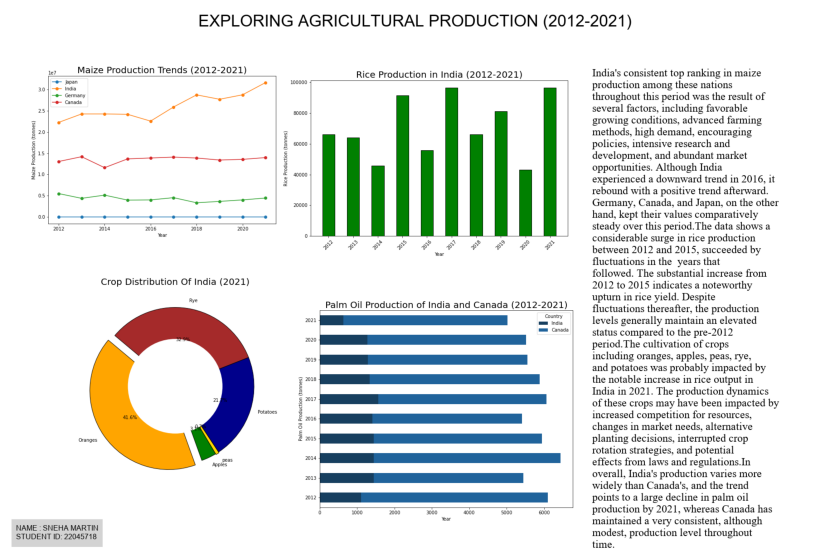

Write Python code to recreate this figure.
# -*- coding: utf-8 -*-
"""
Created on Tue Jan  9 01:34:40 2024

@author: sm22alb
"""

import pandas as pd
import matplotlib.pyplot as plt
from PIL import Image,ImageDraw,ImageFont
import textwrap 

# Read the dataset into a Pandas DataFrame
df = pd.read_csv('world food production.csv')

# Grouping by 'Country' and 'Year', then selecting four columns for a specific country during the year 2012
grouped_data = df[(df['Year'].isin([2012, 2013, 2014, 2015, 2016, 2017, 2018, 2019, 2020, 2021])) &
                  (df['Entity'].isin(['Japan', 'South Korea', 'India', 'Germany', 'Canada','Africa','Afghanistan','Algeria','Argentina','Australia','Bangladesh']))].groupby(['Entity', 'Year'])[
    ['Wheat Production (tonnes)', 'Maize Production (tonnes)', 'Rice  Production ( tonnes)',
     'Tea  Production ( tonnes )', 'Palm oil  Production (tonnes)','Yams  Production (tonnes)','Tomatoes Production (tonnes)','Sweet potatoes  Production (tonnes)','Sunflower seed  Production (tonnes)','Sugar cane Production (tonnes)','Soybeans  Production (tonnes)','Rye  Production (tonnes)','Potatoes  Production (tonnes)','Oranges  Production (tonnes)','Peas, dry Production ( tonnes)','Grapes  Production (tonnes)','Coffee, green Production ( tonnes)','Cocoa beans Production (tonnes)','Bananas  Production ( tonnes)','Avocados Production (tonnes)','Apples Production (tonnes)']].sum()


print(grouped_data)

# Assuming 'grouped_data' contains the grouped and summed data
countries = ['Japan', 'India', 'Germany','Canada']  # List of countries to plot

plt.figure(figsize=(9, 6))

for country in countries:
    # Filter data for each country and select 'Maize Production' column
    country_data = grouped_data.loc[country]['Maize Production (tonnes)']
    plt.plot(country_data.index.get_level_values('Year'), country_data,\
             label=country, marker='o')

plt.title('Maize Production Trends (2012-2021)', fontsize=20)
plt.xlabel('Year')
plt.ylabel('Maize Production (tonnes)')
plt.legend()
#plt.grid(True)
plt.savefig('maize_production_plot.png')

# Assuming 'grouped_data' contains the grouped and summed data
india_rice_production = grouped_data.loc['Canada']['Wheat Production (tonnes)']

plt.figure(figsize=(9,6))
plt.bar(india_rice_production.index.get_level_values('Year'),\
        india_rice_production, color='Green', edgecolor='black',width=0.5)
plt.title('Rice Production in India (2012-2021)', fontsize=20)
plt.xlabel('Year')
plt.ylabel('Rice Production (tonnes)')
plt.xticks(india_rice_production.index.get_level_values('Year'), rotation=45)
#plt.grid(axis='y')
plt.tight_layout()
plt.savefig('rice_production_plot.png')

# Filter data for India in 2021
india_production_2021 = grouped_data.loc[('India', 2021)]

# Select specific productions for the pie chart
sizes = [
    india_production_2021['Oranges  Production (tonnes)'],
    india_production_2021['Apples Production (tonnes)'],
    india_production_2021['Peas, dry Production ( tonnes)'],
    india_production_2021['Potatoes  Production (tonnes)'],
    india_production_2021['Rye  Production (tonnes)']
]

labels = ['Oranges', 'Apples', 'peas', 'Potatoes', 'Rye']
colors = ['#FFA500', 'green', '#FFD700', 'darkblue', '#A52A2A']  # Orange, Tomato, Gold, Purple, Brown, Teal
explode = (0.1, 0., 0.01, 0, 0)  # Exploding the 'Oranges' slice

plt.figure(figsize=(10, 8))
plt.pie(sizes, labels=labels, colors=colors, explode=explode,\
        autopct='%1.1f%%', startangle=140, wedgeprops={'edgecolor': 'black'})
plt.gca().add_artist(plt.Circle((0, 0), 0.6, fc='white'))
plt.title('Crop Distribution Of India (2021)', fontsize=20)
plt.savefig('crop_distribution_india_plot.png')

# Comparing Palm Oil Production between India and Canada (2012-2021)
india_canada_oil_production = grouped_data.loc[(['India', 'Canada']), \
                                               'Palm oil  Production (tonnes)']
india_canada_oil_production = india_canada_oil_production.unstack(level=0)
plt.figure(figsize=(30, 15))  # Adjust the width and height values as needed
import matplotlib as mpl
mpl.rcParams['figure.figsize'] = (10, 8)  # Set default figure size

colors = ['#173f5f', '#20639b']  # Dark blue, light blue
india_canada_oil_production.plot(kind='barh', stacked=True, color=colors)
plt.xlabel('Year')
plt.ylabel('Palm Oil Production (tonnes)')
plt.title('Palm Oil Production of India and Canada (2012-2021)', fontsize=20)
plt.legend(title='Country')
plt.savefig('oil_production_plot.png')


# Combine the individual plots into a single image
combined_img = Image.new('RGB', (1800, 1200), color='white')  # Adjusted size
draw = ImageDraw.Draw(combined_img)
font = ImageFont.load_default()

# Add heading
heading = "EXPLORING AGRICULTURAL PRODUCTION (2012-2021)"

heading_font = ImageFont.truetype("arial.ttf", 36)  # Adjust font size and style as needed
heading_width, heading_height = draw.textsize(heading, font=heading_font)
heading_position = ((combined_img.width - heading_width) // 2, 10)
draw.text(heading_position, heading, font=heading_font, fill='black')

# Add the renewable energy plot
Maize_production_plot = Image.open('maize_production_plot.png')
combined_img.paste(Maize_production_plot, (10, 100))  # Adjusted position

# Add the electricity generation mix plot
Rice_production_plot = Image.open('rice_production_plot.png')
combined_img.paste(Rice_production_plot, (600, 130))  # Adjusted position

# Add the carbon intensity plot
Crop_distribution_india_plot = Image.open('crop_distribution_india_plot.png')
combined_img.paste(Crop_distribution_india_plot, (2, 550))  # Adjusted position

# Add the GDP over time plot
Oil_production_plot = Image.open('oil_production_plot.png')
combined_img.paste(Oil_production_plot, (600, 600))  # Adjusted position

textbox_width = 300
textbox_height = 200
textbox_position = ((combined_img.width - textbox_width) // 1.18, \
                    (combined_img.height - textbox_height) // 9)

draw.rectangle([textbox_position, (textbox_position[0] + textbox_width,\
                                   textbox_position[1] + textbox_height)], \
               fill='#FFFFFF')

textbox_text = "India's consistent top ranking in maize production among these nations throughout this period was the result of several factors, including favorable growing conditions, advanced farming methods, high demand, encouraging policies, intensive research and development, and abundant market opportunities. Although India experienced a downward trend in 2016, it rebound with a positive trend afterward. Germany, Canada, and Japan, on the other hand, kept their values comparatively steady over this period.The data shows a considerable surge in rice production between 2012 and 2015, succeeded by fluctuations in the  years that followed. The substantial increase from 2012 to 2015 indicates a noteworthy upturn in rice yield. Despite fluctuations thereafter, the production levels generally maintain an elevated status compared to the pre-2012 period.The cultivation of crops including oranges, apples, peas, rye, and potatoes was probably impacted by the notable increase in rice output in India in 2021. The production dynamics of these crops may have been impacted by increased competition for resources, changes in market needs, alternative planting decisions, interrupted crop rotation strategies, and potential effects from laws and regulations.In overall, India's production varies more widely than Canada's, and the trend points to a large decline in palm oil production by 2021, whereas Canada has maintained a very consistent, although modest, production level throughout time."


textbox_font = ImageFont.truetype("times.ttf", 24)
textbox_bg_color = 'skyblue'
# Wrap the text to fit within the textbox width
wrapped_text = textwrap.fill(textbox_text, width=40)  # Adjust width as needed
lines = wrapped_text.split('\n')

# If the wrapped text is longer than the textbox height, append ellipsis
if textbox_font.getsize(wrapped_text)[1] > textbox_height - 40:
    wrapped_text = textwrap.fill(textbox_text, width=35) + "..."  # Reduce width for ellipsis

draw.multiline_text((textbox_position[0] + 20, textbox_position[1] + 20),\
                    wrapped_text, font=textbox_font, fill='#000000')
    
name = "NAME : SNEHA MARTIN"
student_id = "STUDENT ID: 22045718"
text_font = ImageFont.truetype("arial.ttf", 16)
text_bg_color = 'lightgrey'
text_box_width = 200
text_box_height = 60
text_box_position = (10, combined_img.height - text_box_height - 10)  # Adjust position as needed

# Create the text box
draw.rectangle([text_box_position, (text_box_position[0] + text_box_width,
                                    text_box_position[1] + text_box_height)],
               fill=text_bg_color)

# Format the text content
text_content = f"{name}\n{student_id}"

# Add the text to the image
wrapped_text = textwrap.fill(text_content, width=25)  # Adjust width as needed
draw.multiline_text((text_box_position[0] + 10, text_box_position[1] + 10),
                    wrapped_text, font=text_font, fill='black')

    
    
    
# Save the combined image
plt.figure(figsize=(15,10))
plt.imshow(combined_img)
plt.axis('off')
plt.savefig('22045718.png', dpi=300)
